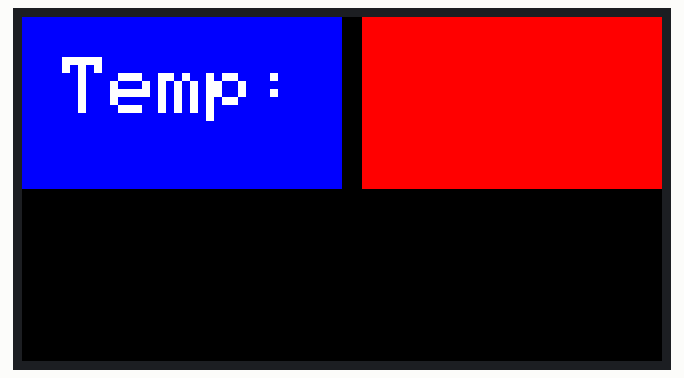
Simulated run of this sketch. Board: Arduino Mega 2560, built with avr-gcc and run on an emulated ATmega2560. Parts: 320×172 colour display. What the sketch prints to the serial monitor is not drawn.

Above: at 0.47 s.
At 3.3 s:
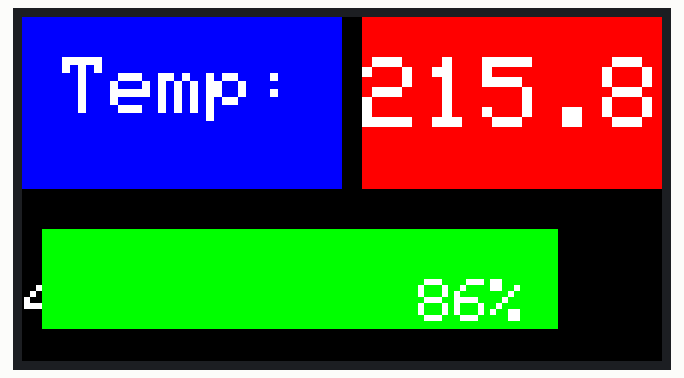
At 11.3 s:
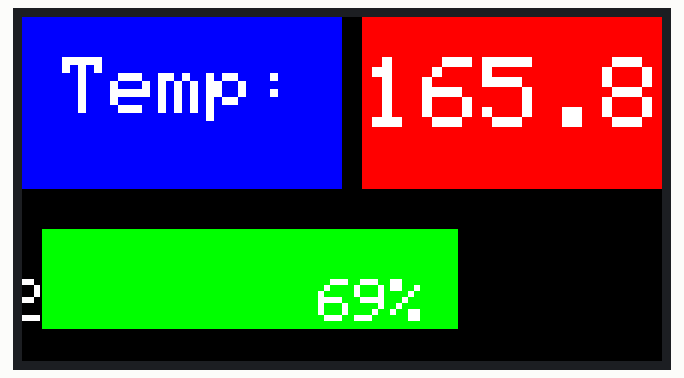
At 20.8 s:
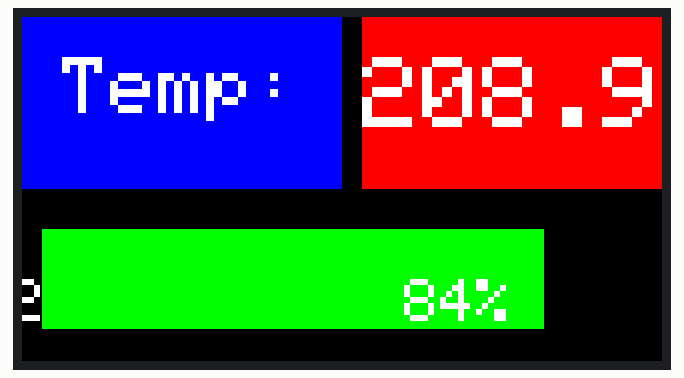
At 28.8 s:
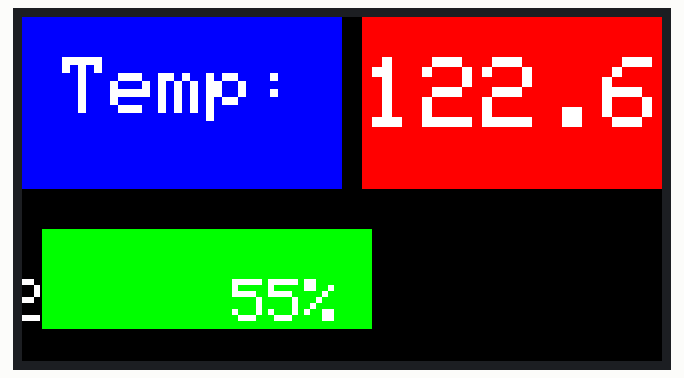
At 39.4 s:
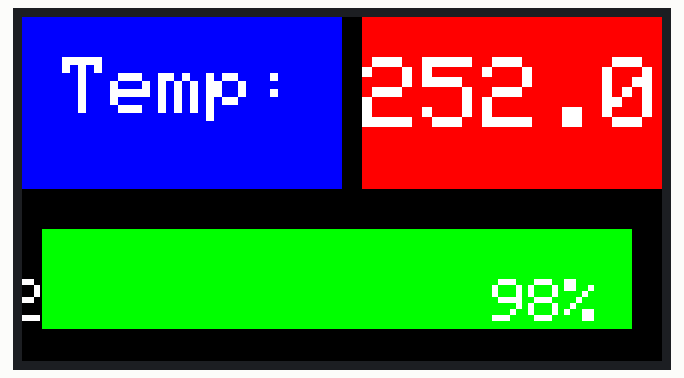

The sketch:

ST7789_test.ino
```cpp
#include <Adafruit_GFX.h>     // Core graphics library
#include <Adafruit_ST7789.h>  // Hardware-specific library for ST7789
#include <SPI.h>
#include <math.h> // Include math.h for floor function

#define TFT_MOSI 23
#define TFT_SCLK 18
#define TFT_CS 15
#define TFT_DC 2
#define TFT_RST 4
#define TFT_BLK 32

#define SCREEN_WIDTH 320
#define SCREEN_HEIGHT 172

#define FRAME_RATE 2

Adafruit_ST7789 tft = Adafruit_ST7789(TFT_CS, TFT_DC, TFT_RST);

float p = 3.1415926;
unsigned long MIN_FRAME_TIME = 1000 / FRAME_RATE;  // in miliseconds
unsigned long lastFrameTime;
float temperature = 0;

void setup(void) {
  Serial.begin(9600);
  Serial.print(F("Starting ..."));

  tft.init(SCREEN_HEIGHT, SCREEN_WIDTH);  // Init ST7789 172x320

  // SPI speed defaults to SPI_DEFAULT_FREQ defined in the library, you can override it here
  // Note that speed allowable depends on chip and quality of wiring, if you go too fast, you
  // may end up with a black screen some times, or all the time.
  //tft.setSPISpeed(40000000);

  tft.setRotation(1);
  tft.fillScreen(ST77XX_BLACK);
  lastFrameTime = millis();

  drawTemperatureBox();
  isHigherThanThreshold(10, 5);
}

void loop() {
  // tft.fillScreen(ST77XX_BLACK);
  if (millis() - lastFrameTime > 1000.0/FRAME_RATE) {
    lastFrameTime = millis();
    isHigherThanThreshold(temperature, 50);
    udpateTemp(temperature);
    temperature += 43.15;
    int timeElapsed = temperature;
    updateProgressBar(timeElapsed, 300);
  }
  if (temperature > 300) {
    temperature = -50;
    resetDisplay();
  }
}

#define TEMP_BOX_WIDTH (SCREEN_WIDTH / 2)
#define TEMP_BOX_HEIGHT (SCREEN_HEIGHT / 2)


void drawTemperatureBox() {
  tft.fillRect(0, 0, TEMP_BOX_WIDTH, TEMP_BOX_HEIGHT, ST77XX_BLUE);  // A blue box for temperature display
  tft.setTextColor(ST77XX_WHITE);
  tft.setTextSize(4);
  tft.setCursor(20, 20);
  tft.print("Temp: ");
}

void isHigherThanThreshold(const float number, const float threshold) {
  if (number > threshold) {
    tft.fillRect(10 + TEMP_BOX_WIDTH, 0, TEMP_BOX_WIDTH, TEMP_BOX_HEIGHT, ST77XX_RED);
  } else {
    tft.fillRect(10 + TEMP_BOX_WIDTH, 0, TEMP_BOX_WIDTH, TEMP_BOX_HEIGHT, ST77XX_GREEN);
    }
}

void udpateTemp(float newTemp) {
  tft.setCursor(TEMP_BOX_WIDTH + 10 , 20);
  tft.setTextColor(ST77XX_WHITE);
  tft.setTextSize(5);
  char buffer[5];
  dtostrf(newTemp, 5, 1, buffer); // Convert float to string with 5 total digits and 2 after the decimal
  tft.print(buffer);
}

const int progressBarX = 10;     // X position of progress bar
const int progressBarY = TEMP_BOX_HEIGHT + 20;    // Y position of progress bar
const int progressBarWidth = SCREEN_WIDTH - 2*progressBarX ; // Width of progress bar
const int progressBarHeight = 50; // Height of progress bar
unsigned long startTime;

void updateProgressBar(float time, float thresholdTime) {
  // Calculate the width of the filled part based on the progress (0.0 to 100)
  float percentProgress = time / thresholdTime;

  // Draw the filled portion of the bar
  tft.fillRect(progressBarX, progressBarY, percentProgress * progressBarWidth, progressBarHeight, ST77XX_GREEN);

  tft.setTextColor(ST77XX_WHITE);
  tft.setTextSize(3);
  tft.setCursor(percentProgress*progressBarWidth - 60 , progressBarY + progressBarHeight/2 );
  char buffer[4]; // Make sure the buffer is large enough
  itoa(percentProgress*100, buffer, 10); // Convert integer to string in base 10
  buffer[2] = '%'; // Add the new character
  buffer[3] = '\0'; // Add the null terminator
  tft.print(buffer);
}

void resetDisplay() {  // Optional: Clear remaining part if bar is updated backward
  tft.fillScreen(ST77XX_BLACK);
  // tft.fillRect(progressBarX , progressBarY, progressBarWidth, progressBarHeight, ST77XX_BLACK);
  // lastFrameTime = millis();
  drawTemperatureBox();
  isHigherThanThreshold(10, 5);
}
```

Measured:
- what the display in image 1 shows lasts 0.5 s, from 3.2 s to 3.7 s
